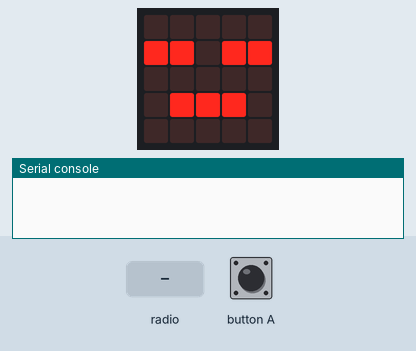
The program below on a simulated BBC micro:bit running MicroPython. Parts: the board's 5×5 LED display, the last lines printed to the serial console. The test bench sets the inputs (shaded band).

Above: at 1.2 s.
1.3 s: button A pressed for 0.15 s
At 1.5 s:
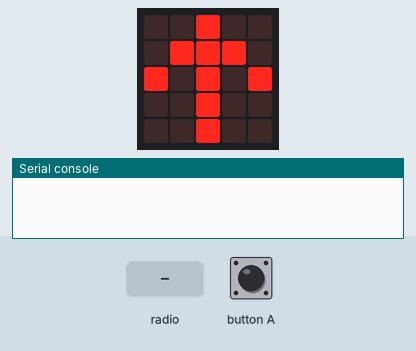
2.0 s: radio message "1" arrives
5.0 s: button A pressed for 1 s
At 6.11 s:
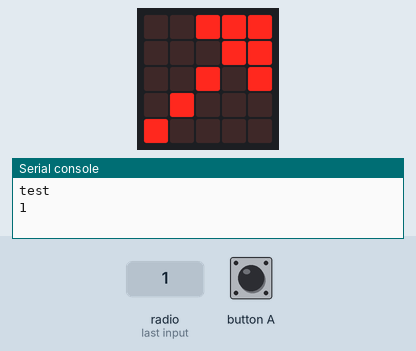
7.5 s: button A pressed for 3.2 s
At 10.73 s:
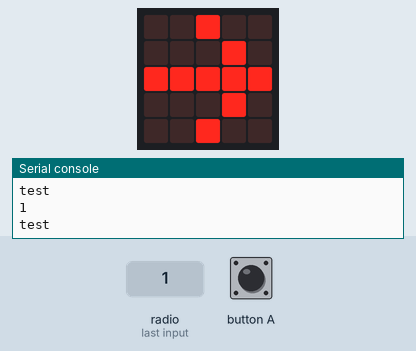
Timing chart, 0 to 12.2 s (numbered marks = the images above; inputs shaded):
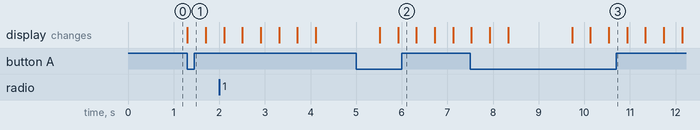

Measured:
- after the input at 1.3 s, the display: changes at once (image 1)
- after the input at 5.0 s, the display: first changes after 0.52 s (image 2 shows a later state)
- after the input at 7.5 s, the display: first differs from a run without the input after 2.2 s (image 3 shows a later state)

The program:

ReadSerial.py
```python
from microbit import *
import radio

radio.on()
radio.config(channel=69)
display.show(Image.ASLEEP)

while True:
    msg = radio.receive()
    if msg:
        display.show(Image.HAPPY)
        print(msg)
    else:
        display.show(Image.ASLEEP)

    if button_a.was_pressed():
        display.show(Image.ALL_ARROWS)
        print("test")
        sleep(1000)
        display.show(Image.ASLEEP)
```
